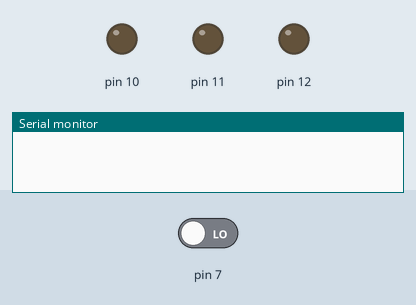
A sketch run on a simulated Arduino Uno, built with avr-gcc and run on an emulated ATmega328P. Parts: output pins drawn as LEDs (lit = HIGH), the last lines printed to the serial monitor. Inputs (shaded band) come from the test bench; at power-on: pin 7 LOW.

Above: at 1.2 s.
1.3 s: pin 7 driven HIGH
At 2.3 s:
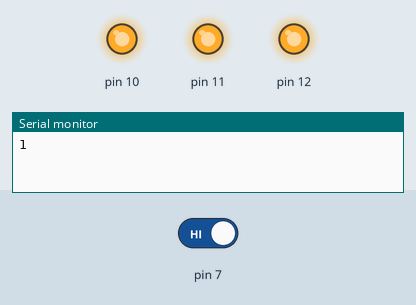
2.8 s: pin 7 driven LOW
At 3.4 s:
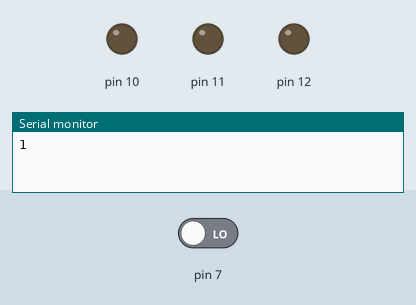
Timing chart, 0 to 5.8 s (numbered marks = the images above; inputs shaded):
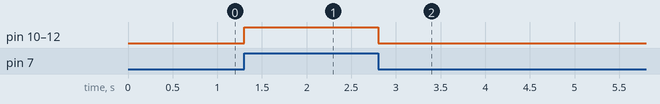

The sketch:

Arduino_aula3.ino
```cpp
// C++ code
// código para exibir no serial a contagem ao pressionar o botão, caso o botão fique pressionado por muito tempo ele conta apenas 1 clique

int contador = 0;
int statusBotao = 0;
int botao_esta_pressionado = 0;

void setup()
{
	pinMode(7, INPUT);
  	pinMode (10, OUTPUT);
  	pinMode (11, OUTPUT);
  	pinMode (12, OUTPUT);
  	Serial.begin(115200);
}

void loop()
{
 statusBotao = digitalRead(7);
  if(statusBotao == true){
  digitalWrite(10,HIGH);
  digitalWrite(11,HIGH);
  digitalWrite(12,HIGH);

    if(botao_esta_pressionado == 0){
    botao_esta_pressionado = 1;
      contador++;
      Serial.println(contador);
    }
  }
  else{
  digitalWrite(10,LOW);
  digitalWrite(11,LOW);
  digitalWrite(12,LOW);
    botao_esta_pressionado = 0;
  }
  delay(100);
}
```

Measured:
- after the input at 1.3 s, pin 10–12: LOW → HIGH at once
- after the input at 2.8 s, pin 10–12: HIGH → LOW at once
